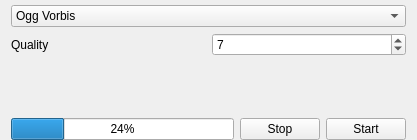
<?xml version="1.0" encoding="UTF-8"?>
<ui version="4.0">
 <class>GUI_AudioConverter</class>
 <widget class="QWidget" name="GUI_AudioConverter">
  <property name="geometry">
   <rect>
    <x>0</x>
    <y>0</y>
    <width>417</width>
    <height>140</height>
   </rect>
  </property>
  <layout class="QGridLayout" name="gridLayout">
   <property name="topMargin">
    <number>5</number>
   </property>
   <property name="bottomMargin">
    <number>0</number>
   </property>
   <item row="5" column="0" colspan="3">
    <widget class="Gui::ComboBox" name="combo_codecs">
     <item>
      <property name="text">
       <string>Ogg Vorbis</string>
      </property>
     </item>
     <item>
      <property name="text">
       <string>MP3</string>
      </property>
     </item>
    </widget>
   </item>
   <item row="7" column="0">
    <widget class="QProgressBar" name="pb_progress">
     <property name="value">
      <number>24</number>
     </property>
    </widget>
   </item>
   <item row="6" column="0" colspan="3">
    <widget class="QStackedWidget" name="stackedWidget">
     <property name="currentIndex">
      <number>0</number>
     </property>
     <widget class="QWidget" name="page">
      <layout class="QGridLayout" name="gridLayout_2">
       <property name="leftMargin">
        <number>0</number>
       </property>
       <property name="topMargin">
        <number>0</number>
       </property>
       <property name="rightMargin">
        <number>0</number>
       </property>
       <property name="bottomMargin">
        <number>0</number>
       </property>
       <item row="0" column="3">
        <widget class="QSpinBox" name="sb_ogg_quality">
         <property name="minimum">
          <number>1</number>
         </property>
         <property name="maximum">
          <number>10</number>
         </property>
         <property name="value">
          <number>7</number>
         </property>
        </widget>
       </item>
       <item row="0" column="2">
        <widget class="QLabel" name="label">
         <property name="text">
          <string>Quality</string>
         </property>
        </widget>
       </item>
       <item row="1" column="2">
        <spacer name="verticalSpacer">
         <property name="orientation">
          <enum>Qt::Vertical</enum>
         </property>
         <property name="sizeHint" stdset="0">
          <size>
           <width>20</width>
           <height>40</height>
          </size>
         </property>
        </spacer>
       </item>
      </layout>
     </widget>
     <widget class="QWidget" name="page_2">
      <layout class="QGridLayout" name="gridLayout_3">
       <property name="leftMargin">
        <number>0</number>
       </property>
       <property name="topMargin">
        <number>0</number>
       </property>
       <property name="rightMargin">
        <number>0</number>
       </property>
       <property name="bottomMargin">
        <number>0</number>
       </property>
       <item row="1" column="0">
        <widget class="QRadioButton" name="rb_vbr">
         <property name="text">
          <string>Variable Bitrate</string>
         </property>
         <attribute name="buttonGroup">
          <string notr="true">buttonGroup</string>
         </attribute>
        </widget>
       </item>
       <item row="0" column="0">
        <widget class="QRadioButton" name="rb_cbr">
         <property name="text">
          <string>Constant Bitrate</string>
         </property>
         <attribute name="buttonGroup">
          <string notr="true">buttonGroup</string>
         </attribute>
        </widget>
       </item>
       <item row="0" column="1">
        <widget class="Gui::ComboBox" name="combo_cbr">
         <property name="currentText">
          <string>320</string>
         </property>
         <item>
          <property name="text">
           <string>320</string>
          </property>
         </item>
         <item>
          <property name="text">
           <string>256</string>
          </property>
         </item>
         <item>
          <property name="text">
           <string>192</string>
          </property>
         </item>
         <item>
          <property name="text">
           <string>160</string>
          </property>
         </item>
         <item>
          <property name="text">
           <string>128</string>
          </property>
         </item>
         <item>
          <property name="text">
           <string>96</string>
          </property>
         </item>
        </widget>
       </item>
       <item row="1" column="1">
        <widget class="Gui::ComboBox" name="combo_vbr">
         <property name="currentText">
          <string>9</string>
         </property>
         <item>
          <property name="text">
           <string>9</string>
          </property>
         </item>
         <item>
          <property name="text">
           <string>8</string>
          </property>
         </item>
         <item>
          <property name="text">
           <string>7</string>
          </property>
         </item>
         <item>
          <property name="text">
           <string>6</string>
          </property>
         </item>
         <item>
          <property name="text">
           <string>5</string>
          </property>
         </item>
         <item>
          <property name="text">
           <string>4</string>
          </property>
         </item>
         <item>
          <property name="text">
           <string>3</string>
          </property>
         </item>
         <item>
          <property name="text">
           <string>1</string>
          </property>
         </item>
        </widget>
       </item>
      </layout>
     </widget>
    </widget>
   </item>
   <item row="7" column="2">
    <widget class="QPushButton" name="btn_start">
     <property name="text">
      <string>Start</string>
     </property>
    </widget>
   </item>
   <item row="7" column="1">
    <widget class="QPushButton" name="btn_stop_encoding">
     <property name="text">
      <string>Stop</string>
     </property>
    </widget>
   </item>
  </layout>
 </widget>
 <customwidgets>
  <customwidget>
   <class>Gui::ComboBox</class>
   <extends>QComboBox</extends>
   <header>GUI/Utils/Widgets/ComboBox.h</header>
  </customwidget>
 </customwidgets>
 <resources/>
 <connections/>
 <buttongroups>
  <buttongroup name="buttonGroup"/>
 </buttongroups>
</ui>
